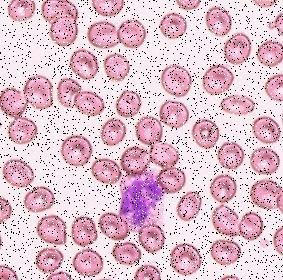
#> input picture Python/przetwarzanieobrazow/Projekt/Lab06/test.jpg, 283 x 280 px
$ python main_example.py
#> lines starting #> are read from the running program, lines starting #| are printed output that depends on the picture
import cv2
import numpy as np
import os
def nonlinear_filter(image, filter_type='median', kernel_size=3):
    """
    Filtracja nieliniowa obrazu.

    Args:
        image: obraz wejściowy (grayscale, numpy array)
        filter_type: 'median', 'min', 'max'
        kernel_size: rozmiar maski (3, 5, 7...) - musi być nieparzysty

    Returns:
        Przefiltrowany obraz
    """
    pad = kernel_size // 2  # np. dla 3x3 pad=1, dla 5x5 pad=2

    # Duplikacja krawędzi (ocena 4 i 5)
    padded = np.pad(image, pad, mode='edge')

    h, w = image.shape
    output = np.zeros_like(image)

    for i in range(h):
        for j in range(w):
            # Wytnij okno kernel_size x kernel_size
            window = padded[i:i + kernel_size, j:j + kernel_size]
            flat = window.flatten()

            if filter_type == 'median':
                output[i, j] = np.median(flat)
            elif filter_type == 'min':
                output[i, j] = np.min(flat)
            elif filter_type == 'max':
                output[i, j] = np.max(flat)

    return output


# --- Użycie ---
script_dir = os.path.dirname(os.path.abspath(__file__))
img = cv2.imread(os.path.join(script_dir, 'test.jpg'), cv2.IMREAD_GRAYSCALE)
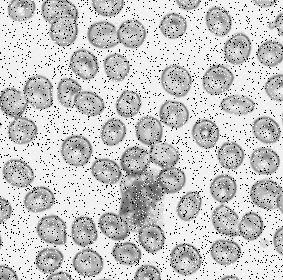
#> img: shape (280, 283); min 0, max 255, mean 201.2
result_median = nonlinear_filter(img, filter_type='median', kernel_size=3)
#> in nonlinear_filter, `padded = np.pad(image, pad, mode='edge')`:
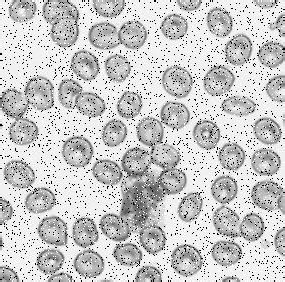
#> padded: shape (282, 285); min 0, max 255, mean 201.2
#> after the loop in nonlinear_filter, `for i in range(h):`:
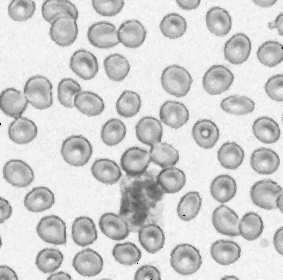
#> output: shape (280, 283); min 5, max 255, mean 209.9
result_min    = nonlinear_filter(img, filter_type='min',    kernel_size=3)
#> call 2 of nonlinear_filter, with filter_type = 'min', kernel_size = 3
#> after the loop in nonlinear_filter (call 2), `for i in range(h):`:
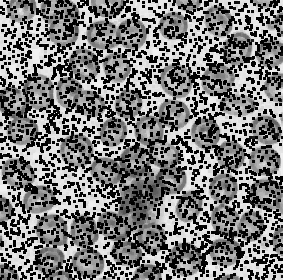
#> output: shape (280, 283); min 0, max 243, mean 118.5
result_max    = nonlinear_filter(img, filter_type='max',    kernel_size=3)
#> call 3 of nonlinear_filter, with filter_type = 'max', kernel_size = 3
#> after the loop in nonlinear_filter (call 3), `for i in range(h):`:
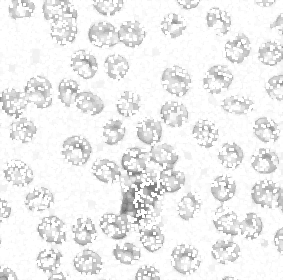
#> output: shape (280, 283); min 100, max 255, mean 239.2

# Wyświetlenie porównania
cv2.imshow('Oryginał',        img)
cv2.imshow('Mediana 3x3',     result_median)
cv2.imshow('Minimum 3x3',     result_min)
cv2.imshow('Maksimum 3x3',    result_max)
cv2.waitKey(0)
cv2.destroyAllWindows()
